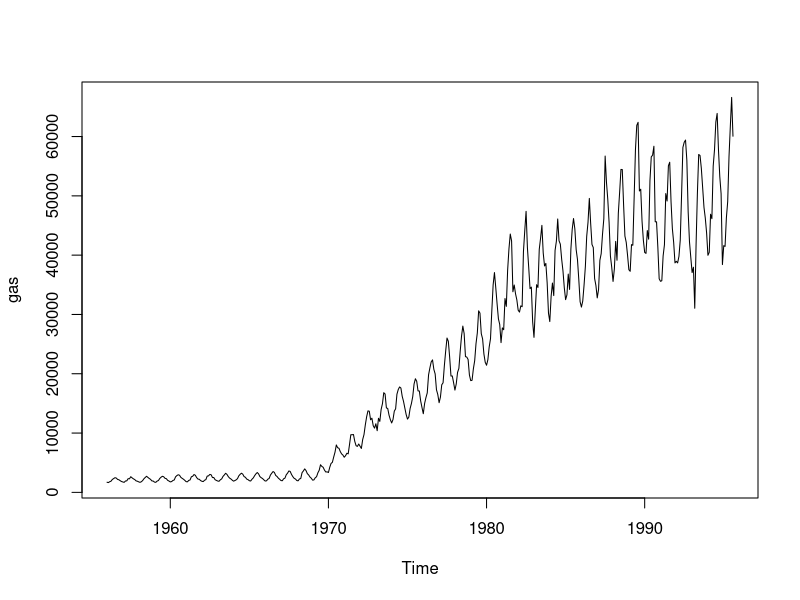
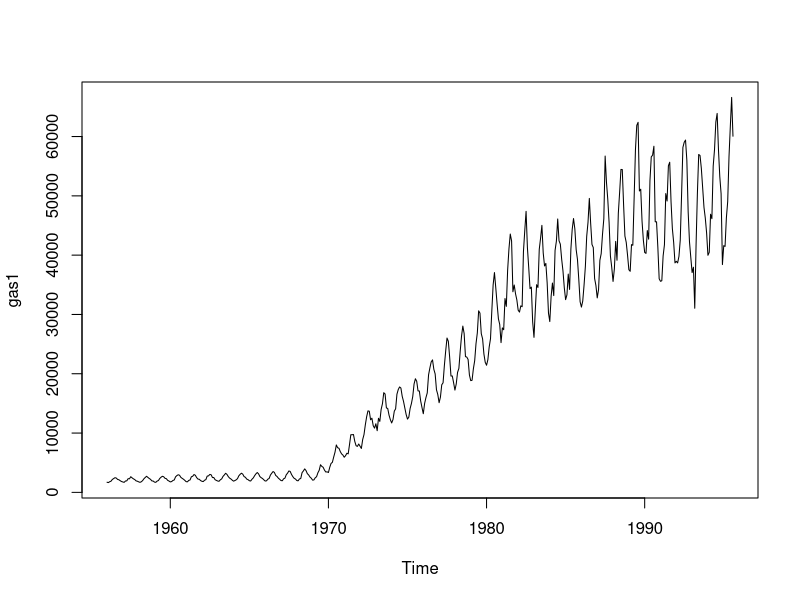
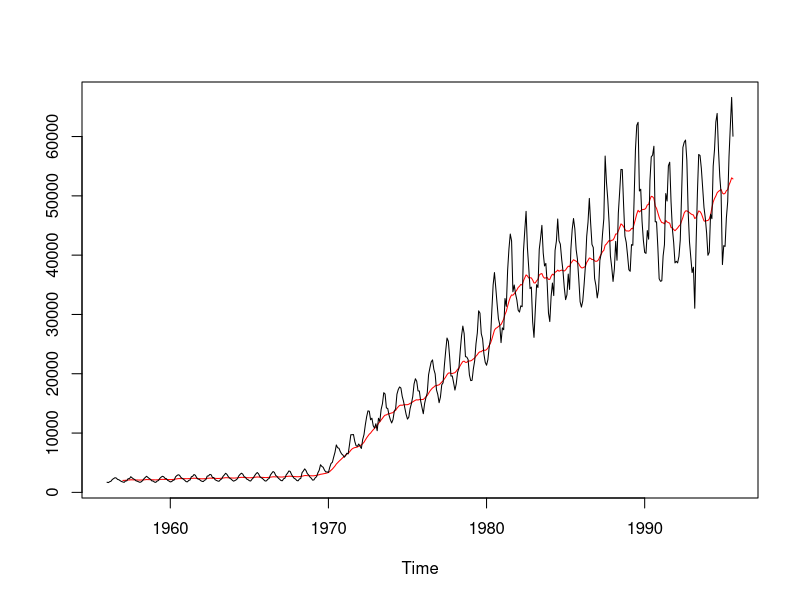
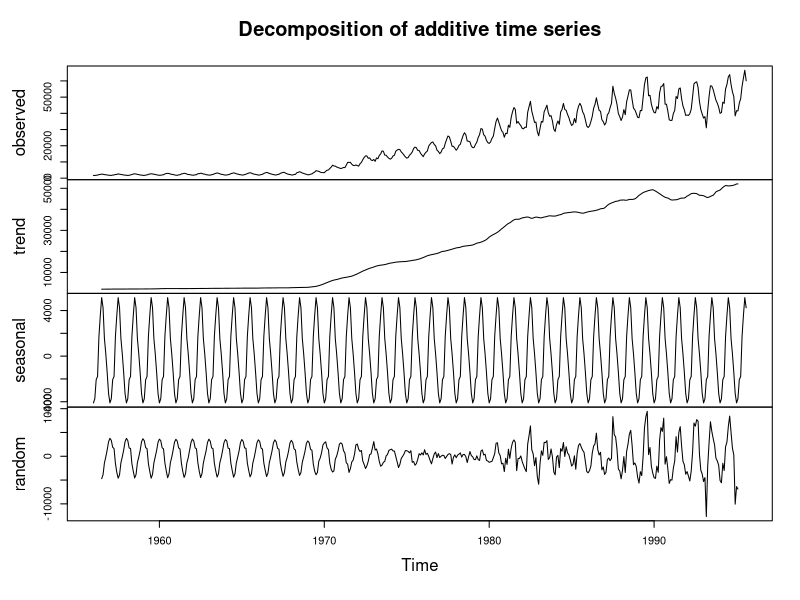
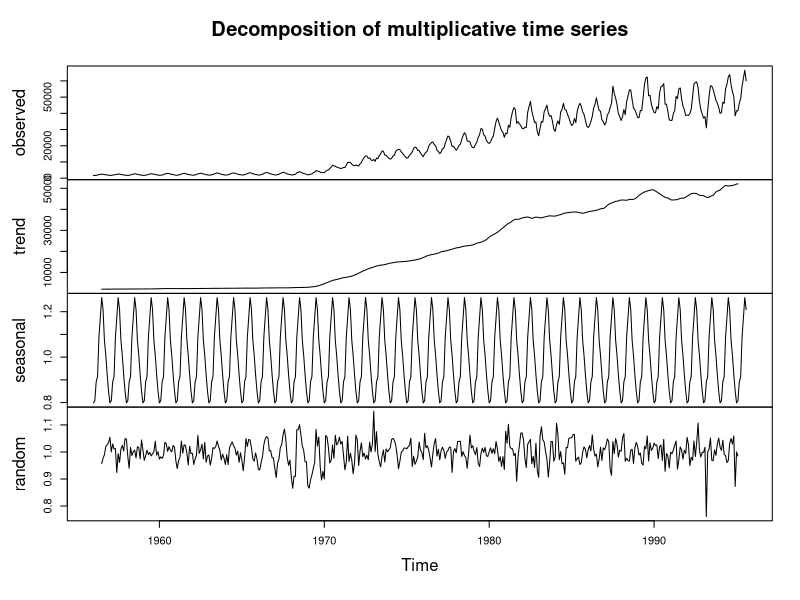
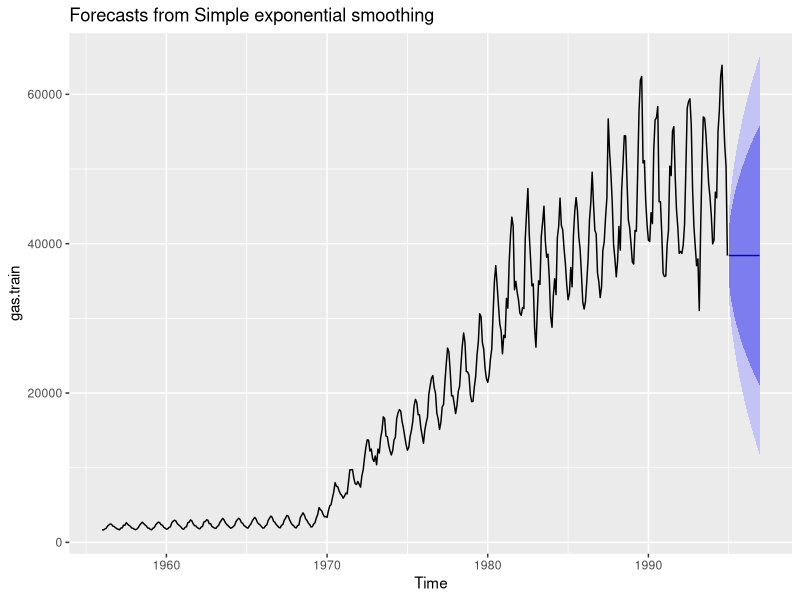
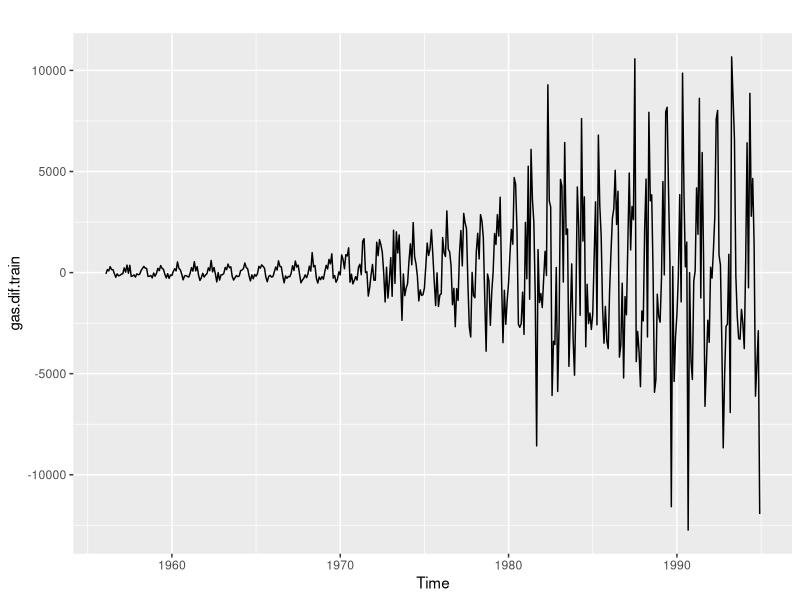
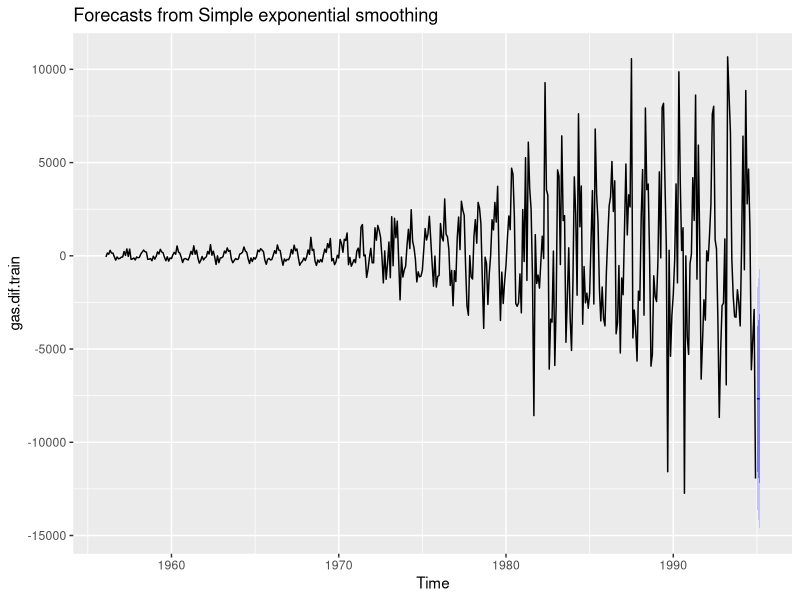

These figures' R source, in order:
#install.packages("forecast")
library(forecast)
#write.csv(gas, file = "AusGas.csv")
plot(gas)
str(gas)
frequency(gas)
gas1 <- ts(gas, start=c(1956,1),frequency =12)
str(gas1)
plot.ts(gas1)

#create train and test data
gas.train <- window(gas1, end = c(1994,12))
str(gas.train)
gas.test<- window(gas1, start = c(1995,1))
str(gas.test)

#simple moving average
library(TTR)
Gas.SMA <- SMA(gas1,n=13)
ts.plot(Gas.SMA, gas1, gpars = list(col = c("red", "black")))

#Decomposition
gasComp = decompose(gas1) #Additive
plot(gasComp)

gasComp = decompose(gas1,"multiplicative") #multiplicative
plot(gasComp)


#simple exponential smoothing #no trend no seasonality
#constant forecast
ses.gas = ses(gas.train, alpha = NULL,
              h = 24,level = c(80, 95))
autoplot(ses.gas)
accuracy(ses.gas, gas.test)
ses.gas$model
ses.gas$fitted
ses.forecast=forecast(ses.gas)
ses.forecast


#lag 1 difference #ses on diff sales data
gas.dif.train <- diff(gas.train)
gas.dif.test <- diff(gas.test)
autoplot(gas.dif.train)
ses.gas.dif <- ses(gas.dif.train, h = 3)
ses.gas.dif$model
ses.gas.dif$fitted
accuracy(ses.gas.dif, gas.dif.test)
autoplot(ses.gas.dif)

#holt's model with level and trend but no seasonality
#double exponential smoothing
holt.gas <- holt(gas.train, h=24,
                 level = c(80, 95),alpha = NULL, beta= NULL)
Holt.forecast=forecast(holt.gas)
Holt.forecast
autoplot(holt.gas)
Holt.forecast$model
holt.gas$mean
holt.gas$fitted
accuracy(holt.gas, gas.test)

#holt winter's model
HoltWinters.gas = HoltWinters(gas.train, alpha = NULL, beta = NULL, gamma = NULL,
                              seasonal = c("additive", "multiplicative"))
HW.forecast=forecast(HoltWinters.gas)
HW.forecast
HW.forecast$model
HW.forecast$mean
HW.forecast$fitted
accuracy(HW.forecast, gas.test)
autoplot(HW.forecast)

#ARIMA Forecasting
library(tseries)
autoplot(gas1)
acf(gas1)
adf.test(gas1)
autoplot(diff(log(gas1), lag =12))
adf.test(diff(gas1, lag =12))
acf(diff(log(gas1), lag =12),lag =1 )
#ggAcf(diff(diff(gas1, lag =12),1),1)
